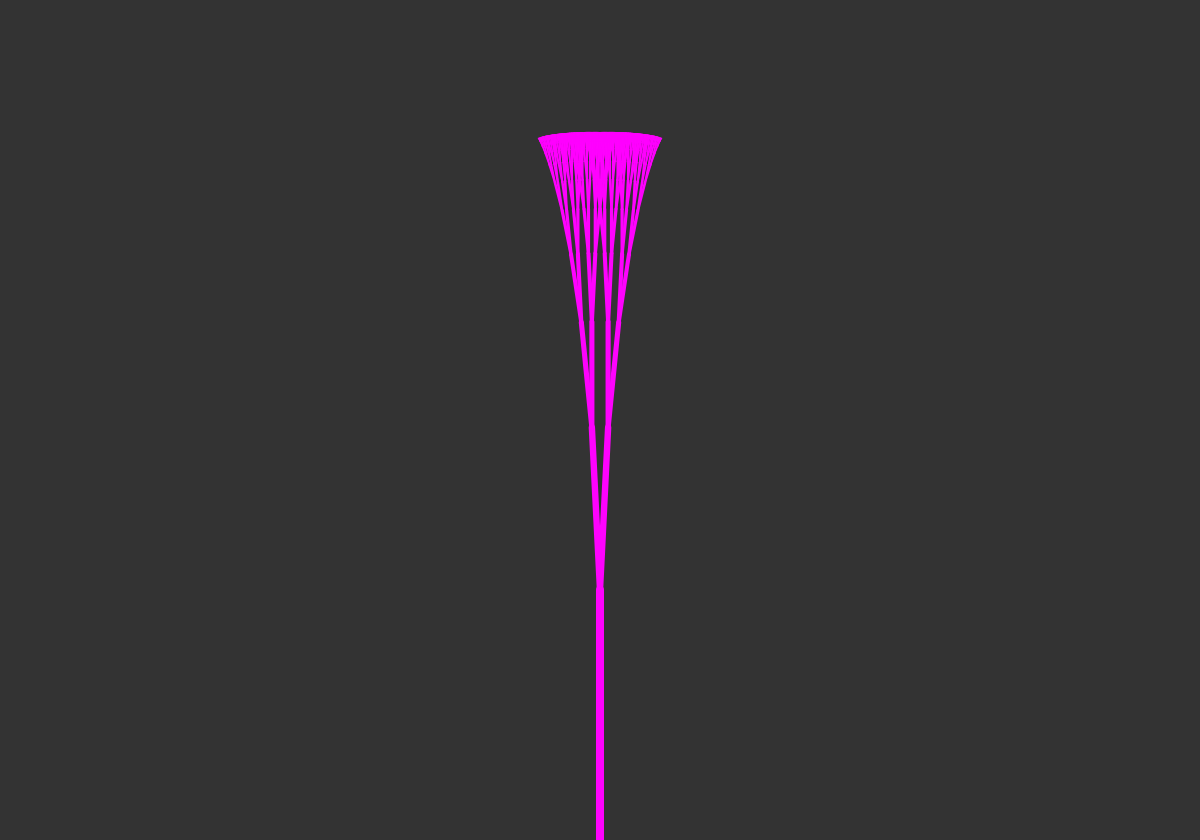
Frame 1 (no input)
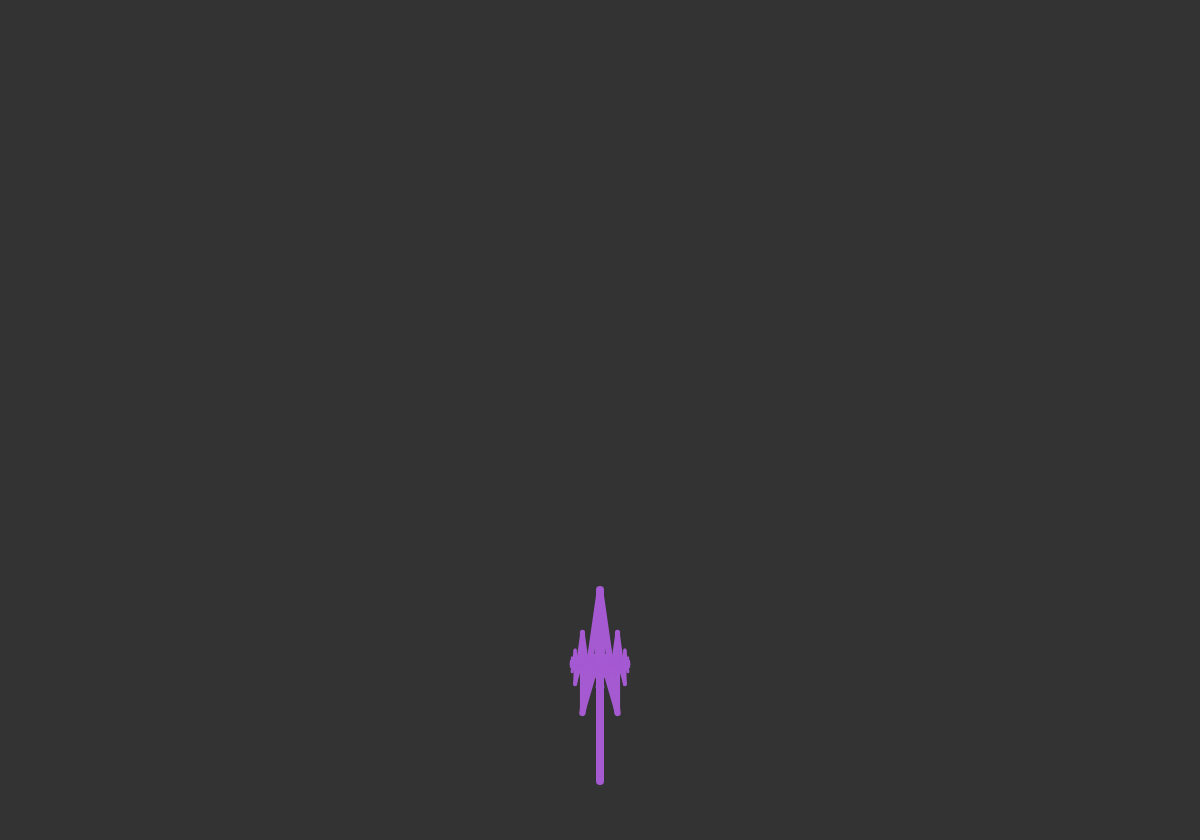
Frame 60 (no input)
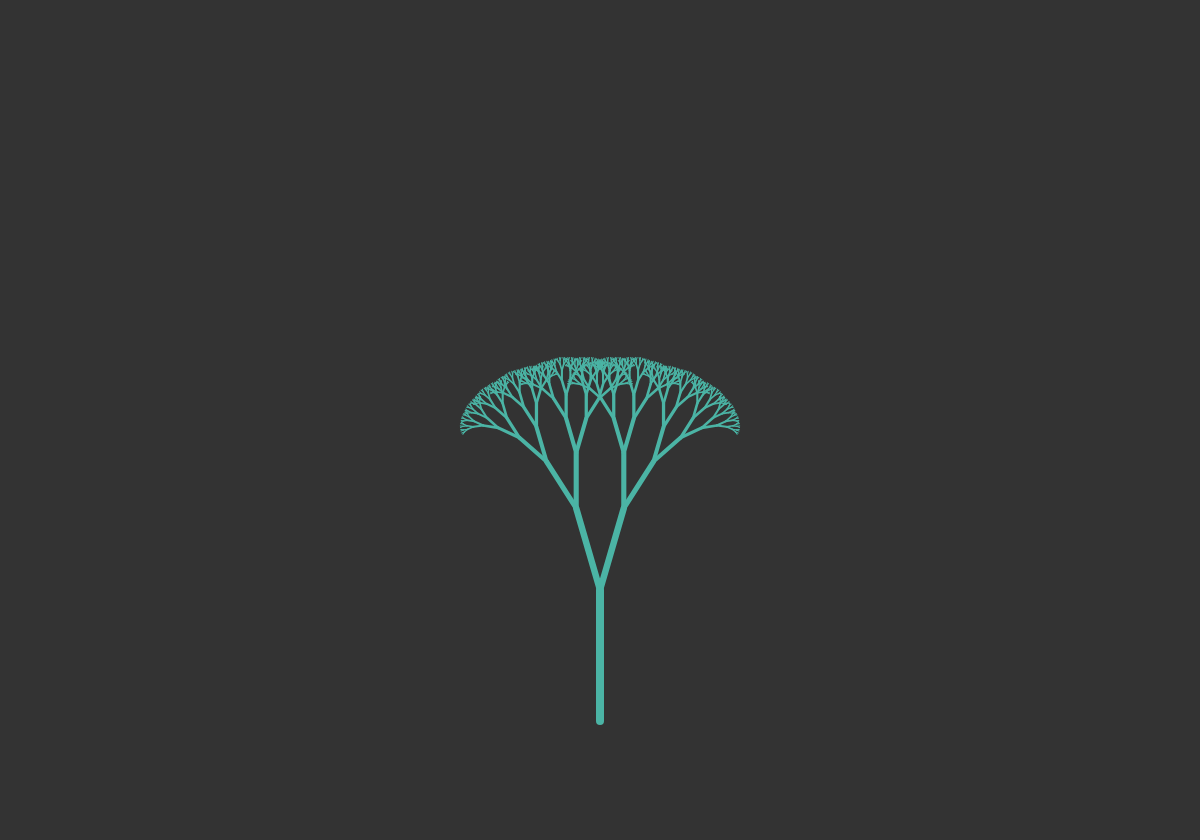
Frame 120 (the mouse pressed at the canvas centre since frame 60)

The p5.js sketch that drew these frames (run headless with seeded random() and noise() and a simulated clock; from frame 60 on, the mouse is pressed at the canvas centre):

// p5.js sketch
// ── sketch.js
var angle = 0;
var slider;
var stroke_val = 8;
// var color = 255;

function setup() {
	createCanvas(1200, 840);
    // slider = createSlider(0, TWO_PI, PI/4, 0.01);
}

var colour = 255;
var inc = 0;
var above = true;

function draw() {
    // angle = slider.value();
    var height_ = height;
    angle += 0.05;
    col1 = (colour-angle*30)%255;
    col2 = (colour+angle*30)%255;
    col3 = (colour-angle*15)%255;
    stroke(col1, col2, col3);
	background(51);
    strokeWeight(stroke_val);
    translate(600, height_ - inc); //shifting the origin to bottom-mid
    branch(250 - inc, stroke_val);
    if(inc < 250 && above) {
        inc += 1;
    }
    else if(inc >= 250 || !above) {
        inc -= 1;
        above = false;
        if(inc == 0) {
            above = true;
        }
    }
}

function branch(len, s_val) {
    // stroke(255);
    strokeWeight(s_val);
    line(0, 0, 0, -len);
    translate(0, -len);
    if(len>4) {
        
        push();
        rotate(angle);
        branch(len*0.65, s_val*0.8);
        pop();
        push();
        rotate(-angle);
        branch(len*0.65, s_val*0.8);
        pop();
    }
}
